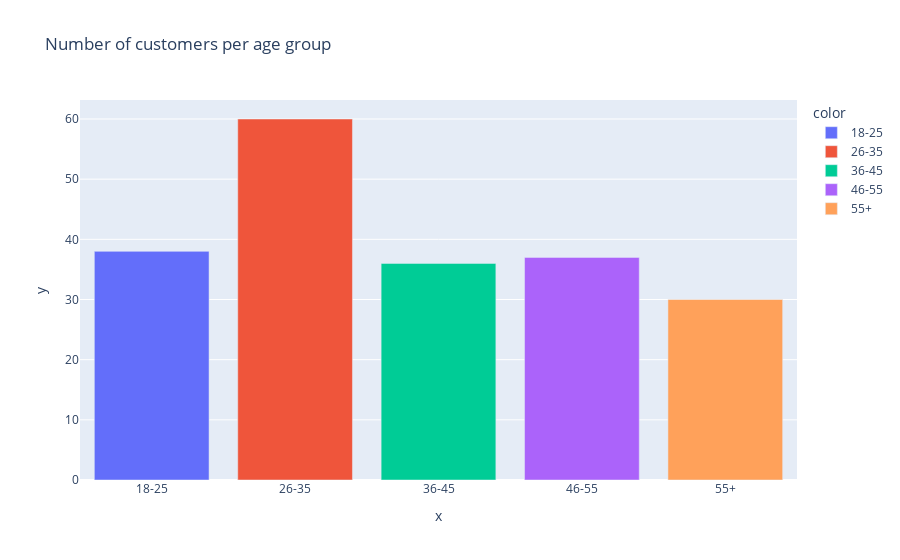

The code cell stored with this chart in its notebook:
### Code cell
x_age = ['18-25', '26-35', '36-45', '46-55', '55+']
y_age = [len(age_18_25.values), len(age_26_35.values), len(age_36_45.values), len(age_46_55.values),
     len(age_55above.values)]

px.bar(data_frame = df, x = x_age, y = y_age, color = x_age,
       title = 'Number of customers per age group')

### Figure 1 — Plotly figure (JSON) as saved in the notebook; plotly's stock layout.template omitted (floating-point values rounded to 4 significant figures)
{"data": [{"alignmentgroup": "True", "hovertemplate": "color=18-25<br>x=%{x}<br>y=%{y}<extra></extra>", "legendgroup": "18-25", "marker": {"color": "#636efa", "pattern": {"shape": ""}}, "name": "18-25", "offsetgroup": "18-25", "orientation": "v", "showlegend": true, "textposition": "auto", "type": "bar", "x": ["18-25"], "xaxis": "x", "y": [38], "yaxis": "y"}, {"alignmentgroup": "True", "hovertemplate": "color=26-35<br>x=%{x}<br>y=%{y}<extra></extra>", "legendgroup": "26-35", "marker": {"color": "#EF553B", "pattern": {"shape": ""}}, "name": "26-35", "offsetgroup": "26-35", "orientation": "v", "showlegend": true, "textposition": "auto", "type": "bar", "x": ["26-35"], "xaxis": "x", "y": [60], "yaxis": "y"}, {"alignmentgroup": "True", "hovertemplate": "color=36-45<br>x=%{x}<br>y=%{y}<extra></extra>", "legendgroup": "36-45", "marker": {"color": "#00cc96", "pattern": {"shape": ""}}, "name": "36-45", "offsetgroup": "36-45", "orientation": "v", "showlegend": true, "textposition": "auto", "type": "bar", "x": ["36-45"], "xaxis": "x", "y": [36], "yaxis": "y"}, {"alignmentgroup": "True", "hovertemplate": "color=46-55<br>x=%{x}<br>y=%{y}<extra></extra>", "legendgroup": "46-55", "marker": {"color": "#ab63fa", "pattern": {"shape": ""}}, "name": "46-55", "offsetgroup": "46-55", "orientation": "v", "showlegend": true, "textposition": "auto", "type": "bar", "x": ["46-55"], "xaxis": "x", "y": [37], "yaxis": "y"}, {"alignmentgroup": "True", "hovertemplate": "color=55+<br>x=%{x}<br>y=%{y}<extra></extra>", "legendgroup": "55+", "marker": {"color": "#FFA15A", "pattern": {"shape": ""}}, "name": "55+", "offsetgroup": "55+", "orientation": "v", "showlegend": true, "textposition": "auto", "type": "bar", "x": ["55+"], "xaxis": "x", "y": [30], "yaxis": "y"}], "layout": {"barmode": "relative", "legend": {"title": {"text": "color"}, "tracegroupgap": 0}, "title": {"text": "Number of customers per age group"}, "xaxis": {"anchor": "y", "domain": [0, 1], "title": {"text": "x"}}, "yaxis": {"anchor": "x", "domain": [0, 1], "title": {"text": "y"}}}}
